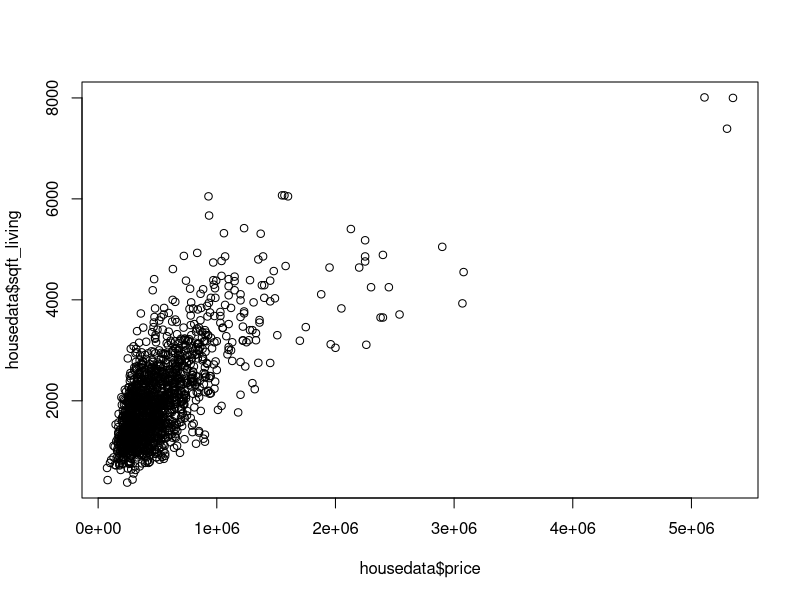

This chart was generated by the following R code:

housedata <- read.csv("AttD02C.csv")
data = housedata

## 75% of the sample sizea
smp_size <- floor(0.8 * nrow(housedata))
## print(smp_size)

train_ind <- sample(seq_len(nrow(housedata)), size = smp_size)

train <- housedata[train_ind, ]
test <- housedata[-train_ind, ]
## print(train)
relation <- lm((train$price) ~ (train$sqft_living)  + (train$bedrooms)  + train$sqft_lot15 + train$zipcode+ train$yr_built + train$lat + train$yr_renovated  + train$lat +  train$floors + train$waterfront + train$view + train$condition + train$grade + train$long ,train)
cor(train$price,train$sqft_lot15)
plot(housedata$price,housedata$sqft_living)
## print(relation)
## print(summary(relation))
res_id = residuals(relation)
as.data.frame(res_id)

result <- predict(relation,newdata = test)
##print(result)
## rmse <- sqrt( sum( (test$price-result)^2 , na.rm = TRUE ) / nrow(df) )
RMSE <- sqrt(mean(((test$price)-result)^2))
print(RMSE)

